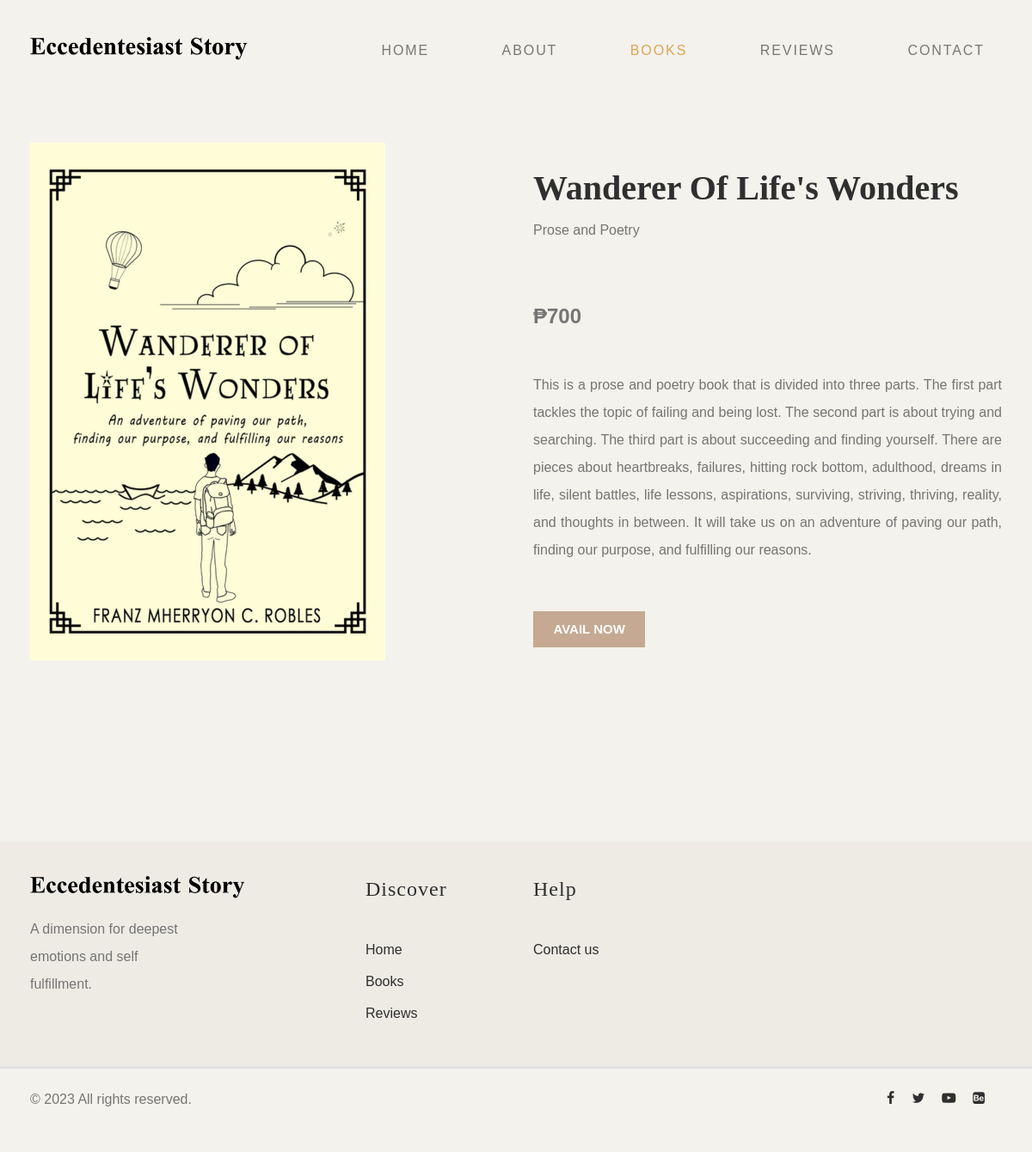
/pages/user/single-book.php?book=1, run on the app's committed database.
### tables this page shows
CREATE TABLE `products` (
  `id` int(100) NOT NULL,
  `name` varchar(100) NOT NULL,
  `category` varchar(30) NOT NULL,
  `description` mediumtext NOT NULL,
  `price` int(100) NOT NULL,
  `image` varchar(100) NOT NULL
);

### pages/user/single-book.php (the view, shortened to what this page needs)
<?php
include('../../includes/admin/config.php');
?>
<!DOCTYPE html>
<html lang="en">
<head>
    <link rel="stylesheet" type="text/css" href="../../assets/css/user/normalize.css">
    <link rel="stylesheet" type="text/css" href="../../assets/css/user/icomoon/icomoon.css">
    <link rel="stylesheet" type="text/css" href="../../assets/css/user/vendor.css">
    <link rel="stylesheet" type="text/css" href="../../assets/css/user/style.css">
</head>
<body>
    <?php
    include('../../includes/user/header.php');
    ?>
    <section class="bg-sand padding-large">
        <div class="container">
            <div class="row">
                <?php
                if (isset($_GET['book'])) {
                    $book_id = $_GET['book'];
                    $book_query = mysqli_query($conn, "SELECT * FROM `products` WHERE id = '$book_id' ") or die('query failed');
                    if (mysqli_num_rows($book_query) > 0) {
                        while ($fetch_book = mysqli_fetch_assoc($book_query)) {
                ?>
                            <div class="col-md-6">
                                <a href="#" class="product-image"><img src="../../assets/images/admin/uploaded_img/<?php echo $fetch_book['image']; ?>"></a>
                            </div>
                            <div class="col-md-6 pl-5">
                                <div class="product-detail">
                                    <h1><?php echo $fetch_book['name'] ?></h1>
                                    <p style="transform: translateY(-20px);"><?php echo $fetch_book['category'] ?></p>
                                    <p style="font-size: 1.5rem; font-weight: 700;">₱<?php echo $fetch_book['price'] ?></p>
                                    <p style="text-align: justify;"><?php echo $fetch_book['description'] ?></p>
                                    <form action="" method="GET">
                                        <input type="submit" value="Avail Now" name="add-to-cart" class="btn">
                                    </form>
                                </div>
                            </div>
                <?php
                        }
                    }
                }
                ?>
            </div>
        </div>
    </section>
    <?php
    include('../../includes/user/footer.php');
    ?>
</body>
</html>

### assets/css/user/style.css (style rules this page uses)
:root { --header-height: 160px; --header-height-min: 80px; }
:root { --accent-color: #C5A992; --secondary-color: #C5A992; --dark-color: #2f2f2f; --light-color: #F3F2EC; --body-text-color: #757575; --light-text-color: #afafaf; --dark-text-color: #2f2f2f; }
:root { --body-font: "Raleway", sans-serif; --heading-font: "Prata", Georgia, serif; --secondary-font: "Playfair Display", Georgia, serif; }
*, *::before, *::after { -webkit-box-sizing: border-box; -moz-box-sizing: border-box; box-sizing: border-box; }
html { box-sizing: border-box; }
body { font-family: var(--body-font); font-size: 16px; line-height: 2; color: var(--body-text-color); background-color: var(--light-color); }
a { color: var(--accent-color); transition: 0.3s color ease-out; }
button, input, select, textarea { font-family: inherit; font-size: inherit; line-height: inherit; outline: 0; }
img { display: inline-block; border: 0; max-width: 100%; height: auto; vertical-align: middle; }
h1, .h1, h2, .h2, h3, .h3, h4, .h4, h5, .h5, h6, .h6 { font-family: var(--heading-font); line-height: 1.2; color: var(--dark-color); }
h1, h2, h3 { margin: 25px 0; text-transform: capitalize; }
h1, .h1 { font-size: 2.5em; line-height: 1.4; }
p { margin: 0 0 20px 0; }
::placeholder { color: #999; }
.container::after, .row::after, .clearfix::after { display: block; clear: both; content: ""; }
input, textarea, select, fieldset { margin-bottom: 1.5rem; }
pre, blockquote, dl, figure, table, p, ul, ol, form { margin-bottom: 2.5rem; }
a.btn, input[type="button"], input[type="submit"], input[type="reset"], input[type="file"], button { background-image: none; background: var(--accent-color); text-decoration: none !important; display: inline-block; position: relative; border: 1px solid transparent; border-radius: 0; padding: 0.75em 1.5em; margin-top: 15px; font-size: 15px; font-weight: bold; line-height: normal; text-align: center; text-transform: uppercase; color: #fff; z-index: 1; cursor: pointer; white-space: nowrap; vertical-align: middle; -webkit-transition: all 0.3s ease-in; transition: all 0.3s ease-in; -ms-touch-action: manipulation; touch-action: manipulation; -webkit-user-select: none; -moz-user-select: none; -ms-user-select: none; user-select: none; }
.btn:last-child { margin-right: 0; }
.padding-large { padding-top: 3em; padding-bottom: 7em; }

### data on the page
products: image (picture), name "Wanderer Of Life's Wonders", category "Prose and Poetry", price "700", description "This is a prose and poetry book that is divided into three parts. The first part tackles the topic of failing and being lost. The second part is about trying and searching. The third part is about succeeding and finding yourself. There are pieces about heartbreaks, failures, hitting rock bottom, adulthood, dreams in life, silent battles, life lessons, aspirations, surviving, striving, thriving, reality, and thoughts in between. It will take us on an adventure of paving our path, finding our purpose, and fulfilling our reasons."
